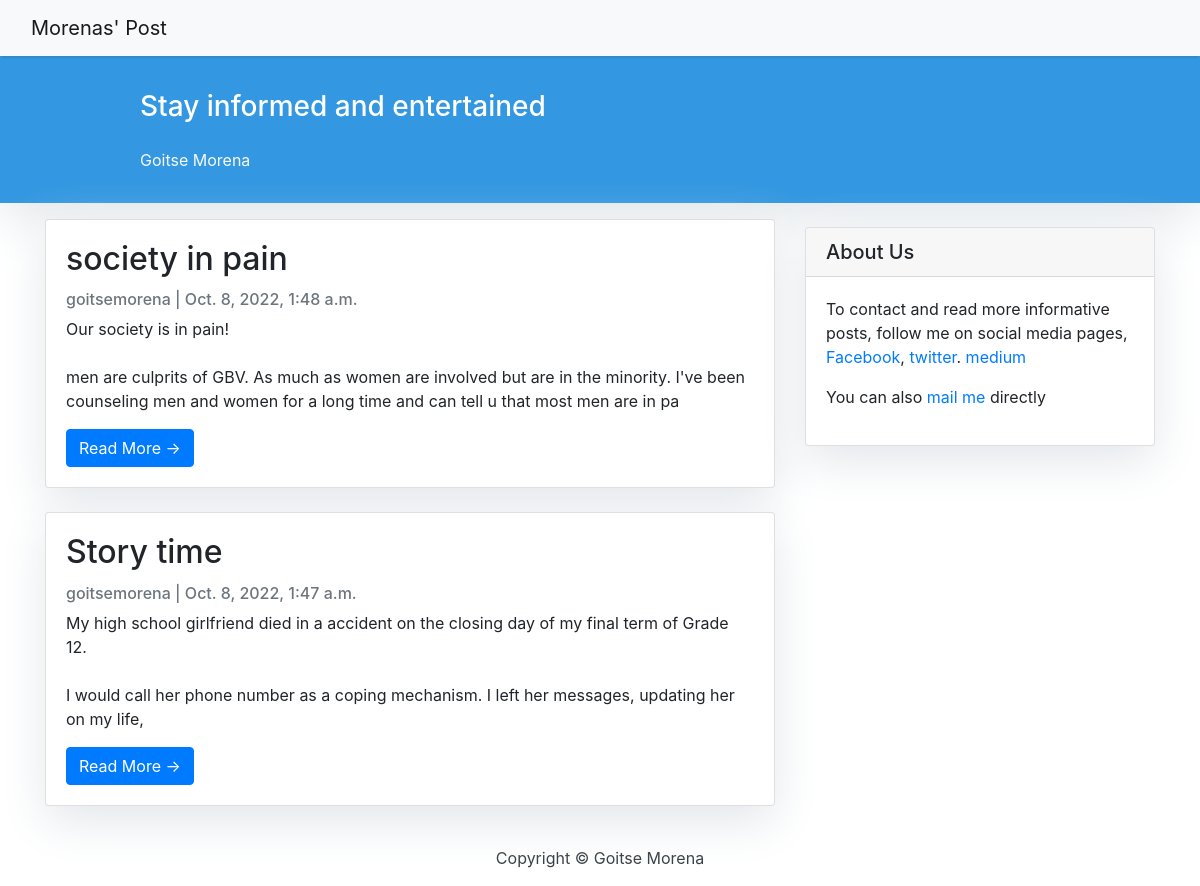
The page / on the database its author committed.
### blog/models.py (models this page shows, shortened)
class Post(models.Model):
    title = models.CharField(max_length=200, unique=True)
    slug = models.SlugField(max_length=200, unique=True)
    author = models.ForeignKey(
        User, on_delete=models.CASCADE, related_name="blog_posts"
    )
    updated_on = models.DateTimeField(auto_now=True)
    content = models.TextField()
    created_on = models.DateTimeField(auto_now_add=True)
    status = models.IntegerField(choices=STATUS, default=0)
    class Meta:
        ordering = ["-created_on"]

### blog/views.py (the view)
# urls.py: path("", views.PostList.as_view(), name="home"),
class PostList(generic.ListView):
    queryset = Post.objects.filter(status=1).order_by("-created_on")
    template_name = "index.html"
    paginate_by = 3

### templates/index.html (shortened to what this page needs)
{% extends "base.html" %}
{% block content %}
    <header class="masthead">
        <div class="container">
            <div class="row">
                <div class=" col-md-8 col-md-10 mx-auto">
                    <div class="site-heading">
                        <h3 class=" site-heading my-4 mt-3 text-white"> Stay informed and entertained </h3>
                        <p class="text-light">Goitse Morena  &nbsp
                        </p>
                    </div>
                </div>
            </div>
        </div>
    </header>
    <div class="container">
        <div class="row">
            <div class="col-md-8 mt-3 left">
                {% for post in post_list %}
                    <div class="card mb-4">
                        <div class="card-body">
                            <h2 class="card-title">{{ post.title }}</h2>
                            <p class="card-text text-muted h6">{{ post.author }} | {{ post.created_on}}  </p>
                            <p class="card-text">{{post.content|safe|slice:":200" }}</p>
                            <a href="{% url 'post_detail' post.slug  %}" class="btn btn-primary">Read More &rarr;</a>
                        </div>
                    </div>
                {% endfor %}
            </div>
            {% block sidebar %}
                {% include 'sidebar.html' %}
            {% endblock sidebar %}
        </div>
    </div>
{%endblock%}

### templates/base.html (shortened to what this page needs)
{% load static %}
<!DOCTYPE html>
<html>
    <head>
        <link rel="stylesheet" href="{% static 'css/base.css' %}">
        <link rel="stylesheet" href="https://maxcdn.bootstrapcdn.com/bootstrap/4.0.0/css/bootstrap.min.css"
 />
    </head>
    <body>
        <nav class="navbar navbar-expand-lg navbar-light bg-light shadow" id="mainNav">
            <div class="container-fluid">
                <a class="navbar-brand" href="{% url 'home' %}">Morenas' Post</a>
            </div>
    </nav>
    {% block content %}{% endblock content %}
    <footer class="py-3 bg-grey">
        <p class="m-0 text-dark text-center ">Copyright &copy; Goitse Morena</p>
    </footer>
</body>
</html>

### templates/sidebar.html
{% block sidebar %}
    <div class="col-md-4 float-right ">
        <div class="card my-4">
            <h5 class="card-header">About Us</h5>
            <div class="card-body">
                <p class="card-text"> To contact and read more informative posts, follow me on social media pages,
                    <a href="https://facebook.com/goitsemorena">Facebook</a>,
                    <a href="https://twitter.com/goitsemo">twitter</a>.
                    <a href="https://medium.com/goitsemo">medium</a>
                </p>
                <p>You can also <a href="mailto://goitsemo@gmail.com/">mail me</a> directly
            </div>
        </div>
    </div>
{% endblock sidebar %}

### static/css/base.css (style rules this page uses)
body { font-family: "Roboto", sans-serif; font-size: 17px; background-color: #fdfdfd; }
.shadow { box-shadow: 0 4px 2px -2px rgba(0, 0, 0, 0.1); }
.masthead { background: #3398E1; height: auto; padding-bottom: 15px; box-shadow: 0 16px 48px #E3E7EB; padding-top: 10px; }
.card { box-shadow: 0 16px 48px #E3E7EB; }

### rows shown on the page
Post: title "society in pain", author "goitsemorena", created_on "Oct. 8, 2022, 1:48 a.m.", content "Our society is in pain! men are culprits of GBV. As much as women are involved but are in the minority. I've been counseling men and women for a long time and can tell u that most men are in pa"
Post: title "Story time", author "goitsemorena", created_on "Oct. 8, 2022, 1:47 a.m.", content "My high school girlfriend died in a accident on the closing day of my final term of Grade 12. I would call her phone number as a coping mechanism. I left her messages, updating her on my life,"
